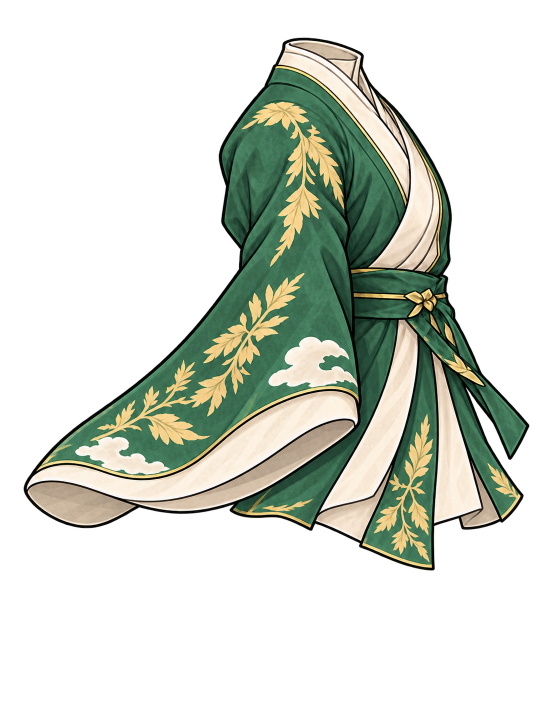
#> input picture tools/action_battle_test/art/bilan_rig_parts_v1/source_bilan_robe_body_v2.png, 1081 x 1455 px, given in place of c1_generated_master.png, which was not available (shown at 1/2 size)
$ python prepare_c1_generated_spine.py
#> lines starting #> are read from the running program, lines starting #| are printed output that depends on the picture
from __future__ import annotations

import argparse
from pathlib import Path

from PIL import Image


CANVAS = (720, 960)
RAW_TO_LAYER = {
    "hair_back_raw.png": "01_hair_back.png",
    "lower_body_raw.png": "02_lower_body.png",
    "body_clothes_raw.png": "03_body_clothes.png",
    "head_skin_raw.png": "04_head_skin.png",
    "hair_front_raw.png": "05_hair_front.png",
    "arm_scroll_raw.png": "06_arm_scroll.png",
    "arm_cast_raw.png": "07_arm_cast.png",
    "waist_accessories_raw.png": "08_waist_accessories.png",
}

LAYER_ORDER = [
    "02_lower_body.png",
    "01_hair_back.png",
    "03_body_clothes.png",
    "04_head_skin.png",
    "05_hair_front.png",
    "06_arm_scroll.png",
    "07_arm_cast.png",
    "08_waist_accessories.png",
]

# Target content boxes are measured in the new 720x960 master composition.
# They place generated components into the same silhouette without reusing
# pixels from the master or clipping any painted content from the new art.
TARGET_BOXES = {
    "01_hair_back.png": (105, 0, 480, 500),
    "02_lower_body.png": (190, 660, 560, 960),
    "03_body_clothes.png": (135, 150, 660, 840),
    "04_head_skin.png": (305, 65, 425, 255),
    "05_hair_front.png": (180, 0, 470, 310),
    "06_arm_scroll.png": (130, 205, 315, 600),
    "07_arm_cast.png": (370, 110, 675, 500),
    "08_waist_accessories.png": (215, 270, 470, 560),
}


def fit_on_canvas(image: Image.Image) -> Image.Image:
    image = image.convert("RGBA")
    image.thumbnail(CANVAS, Image.Resampling.LANCZOS)
    canvas = Image.new("RGBA", CANVAS, (0, 0, 0, 0))
    x = (CANVAS[0] - image.width) // 2
    y = (CANVAS[1] - image.height) // 2
    canvas.alpha_composite(image, (x, y))
    return canvas


def alpha_bbox(image: Image.Image) -> tuple[int, int, int, int] | None:
    alpha = image.getchannel("A")
    bbox = alpha.point(lambda value: 255 if value > 8 else 0).getbbox()
    return bbox


def align_generated_layer(image: Image.Image, target_box: tuple[int, int, int, int]) -> Image.Image:
    image = image.convert("RGBA")
    bbox = alpha_bbox(image)
    if bbox is None:
        return image

    source_w = bbox[2] - bbox[0]
    source_h = bbox[3] - bbox[1]
    target_w = target_box[2] - target_box[0]
    target_h = target_box[3] - target_box[1]
    scale = min(target_w / source_w, target_h / source_h)
    scaled = image.resize(
        (max(1, round(image.width * scale)), max(1, round(image.height * scale))),
        Image.Resampling.LANCZOS,
    )

    x = round(target_box[0] - bbox[0] * scale)
    y = round(target_box[1] - bbox[1] * scale)
    canvas = Image.new("RGBA", CANVAS, (0, 0, 0, 0))
    canvas.paste(scaled, (x, y), scaled)
    return canvas


def make_previews(root: Path) -> None:
    preview_dir = root / "previews"
    preview_dir.mkdir(parents=True, exist_ok=True)

    composite = Image.new("RGBA", CANVAS, (0, 0, 0, 0))
    for name in LAYER_ORDER:
        composite.alpha_composite(Image.open(root / "layers" / name).convert("RGBA"))
    composite.save(preview_dir / "composite_standing.png", optimize=True)

    tile_w, tile_h = 240, 320
    columns = 4
    rows = 2
    sheet = Image.new("RGBA", (columns * tile_w, rows * tile_h), (34, 39, 48, 255))
    for index, name in enumerate(LAYER_ORDER):
        tile = Image.open(root / "layers" / name).convert("RGBA")
        tile.thumbnail((tile_w - 12, tile_h - 12), Image.Resampling.LANCZOS)
        x = (index % columns) * tile_w + (tile_w - tile.width) // 2
        y = (index // columns) * tile_h + (tile_h - tile.height) // 2
        sheet.alpha_composite(tile, (x, y))
    sheet.save(preview_dir / "layers_contact_sheet.png", optimize=True)


def main() -> None:
    parser = argparse.ArgumentParser()
    parser.add_argument(
        "--root",
        type=Path,
        default=Path("textures/characters/c1_spine_generated_v1"),
    )
    args = parser.parse_args()

    root = args.root
    raw_dir = root / "generated_layers"
    layer_dir = root / "layers"
    source_dir = root / "source"
    layer_dir.mkdir(parents=True, exist_ok=True)
    source_dir.mkdir(parents=True, exist_ok=True)

    master = fit_on_canvas(Image.open(source_dir / "c1_generated_master.png"))
#> in fit_on_canvas, image is the input picture: PIL image 1081x1455 RGBA; mean R, G, B, A 44.5, 49.7, 40.2, 87.3
#> in fit_on_canvas, `image.thumbnail(CANVAS, Image.Resampling.LANCZOS)`:
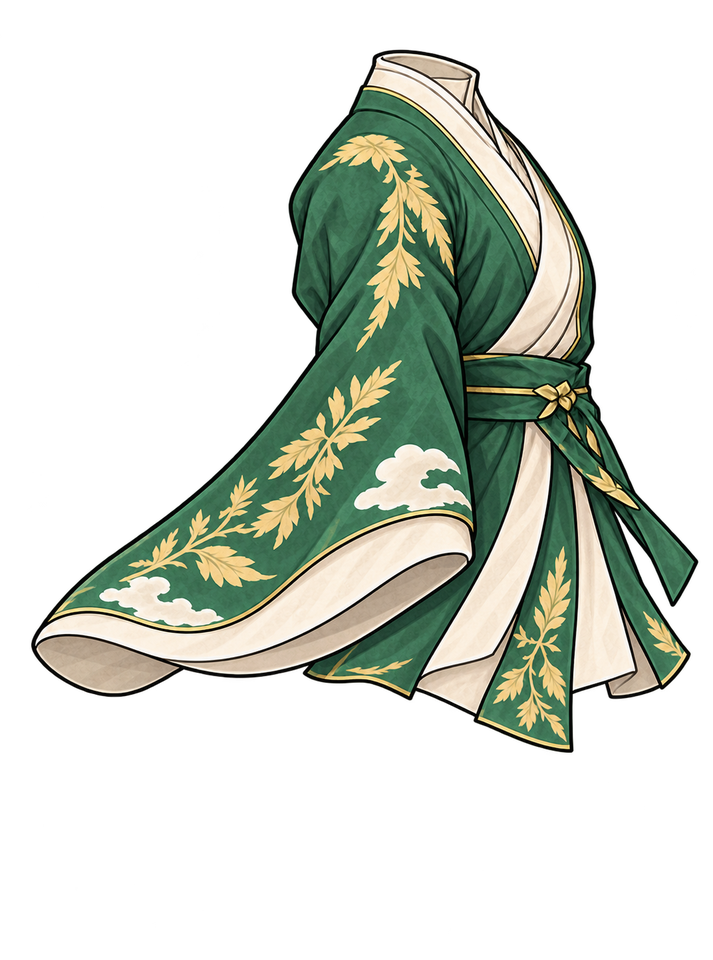
#> image: PIL image 713x960 RGBA; mean R, G, B, A 44.3, 49.4, 39.9, 87.3; transparent parts drawn white
#> in fit_on_canvas, `canvas = Image.new("RGBA", CANVAS, (0, 0, 0, 0))`: canvas: PIL image 720x960 RGBA; every value is 0
    master.save(source_dir / "c1_generated_master_720x960.png", optimize=True)

    for raw_name, layer_name in RAW_TO_LAYER.items():
        output = fit_on_canvas(Image.open(raw_dir / raw_name))
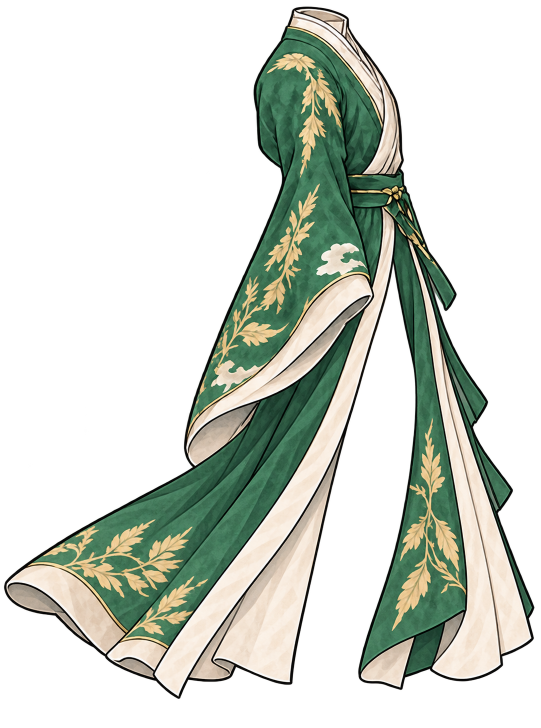
#> input picture tools/action_battle_test/art/bilan_rig_parts_v1/source_bilan_robe_body_v3.png, 1081 x 1455 px, given in place of hair_back_raw.png, which was not available (shown at 1/2 size)
#> in fit_on_canvas, image is the input picture: PIL image 1081x1455 RGBA; mean R, G, B, A 52.6, 58.1, 48.9, 98.5
#> in fit_on_canvas (call 2), `image.thumbnail(CANVAS, Image.Resampling.LANCZOS)`:
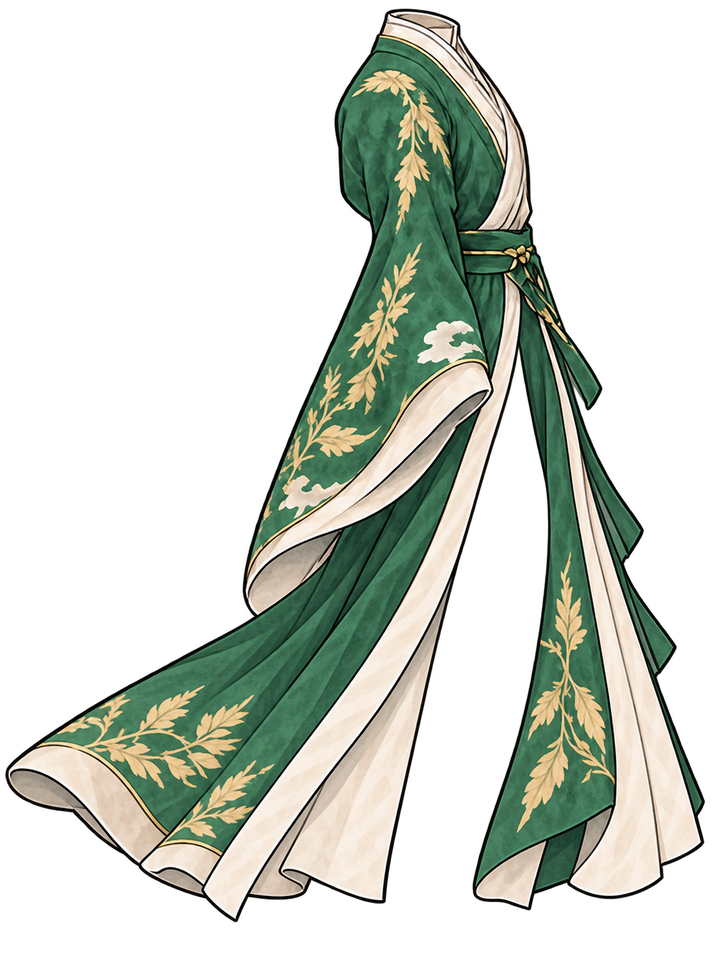
#> image: PIL image 713x960 RGBA; mean R, G, B, A 52.3, 57.7, 48.6, 98.5; transparent parts drawn white
#> in fit_on_canvas (call 2), `canvas.alpha_composite(image, (x, y))`:
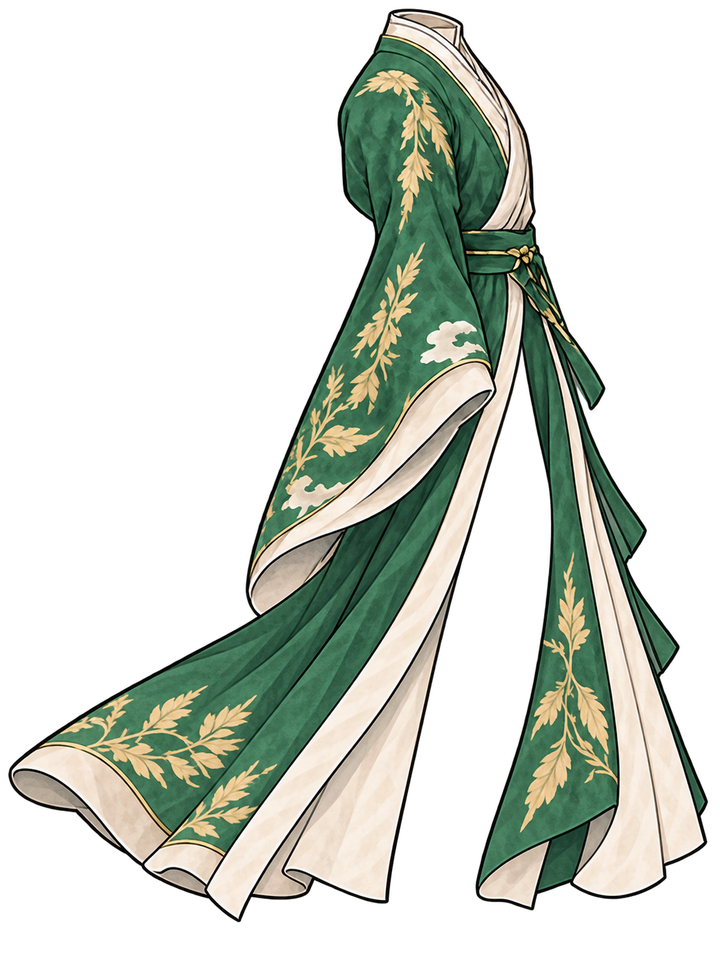
#> canvas: PIL image 720x960 RGBA; mean R, G, B, A 51.8, 57.2, 48.1, 97.6; transparent parts drawn white
        output = align_generated_layer(output, TARGET_BOXES[layer_name])
#> in alpha_bbox, `alpha = image.getchannel("A")`:
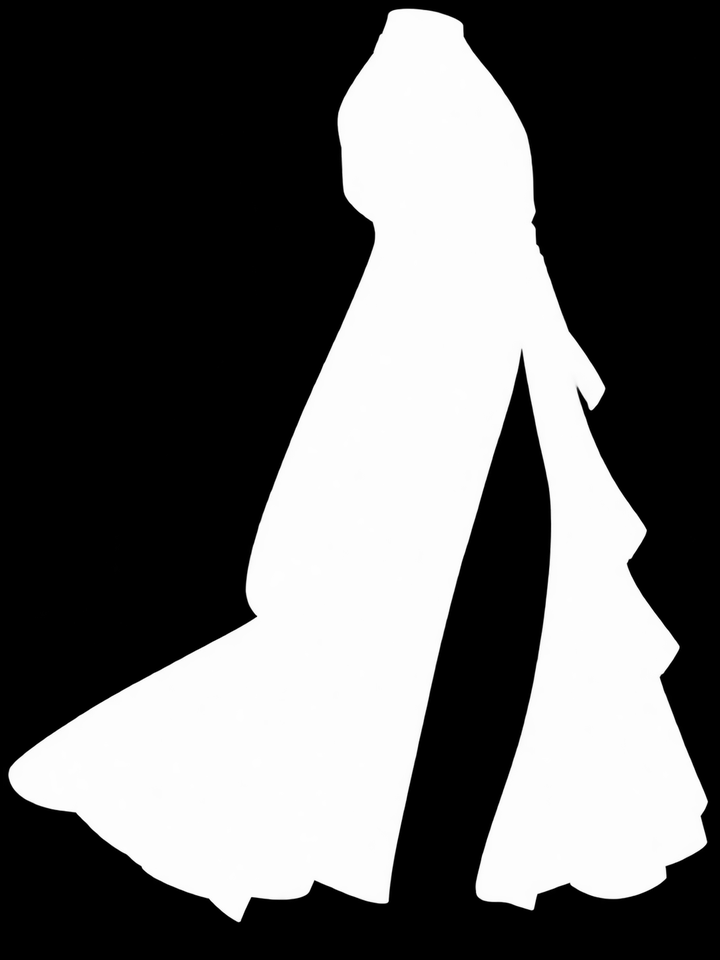
#> alpha: PIL image 720x960 L; min 0, max 255, mean 97.6
#> in alpha_bbox, `bbox = alpha.point(lambda value: 255 if value > 8 else 0).getbbox()`: bbox = (8, 8, 709, 923)
#> in align_generated_layer, `source_w = bbox[2] - bbox[0]`: source_w = 701
#> in align_generated_layer, `source_h = bbox[3] - bbox[1]`: source_h = 915
#> in align_generated_layer, `scale = min(target_w / source_w, target_h / source_h)`: scale = 0.535
#> in align_generated_layer, `scaled = image.resize( (max(1, round(image.width * scale)), max(1, rou..`:
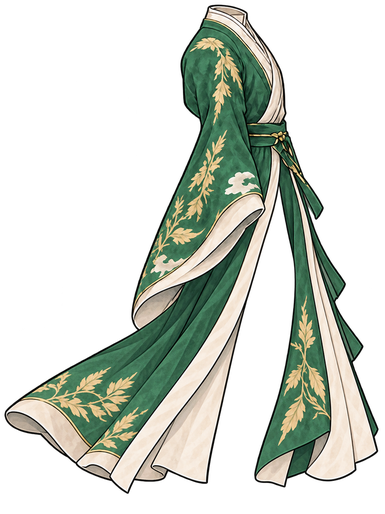
#> scaled: PIL image 385x514 RGBA; mean R, G, B, A 51.5, 56.9, 47.9, 97.6; transparent parts drawn white
#> in align_generated_layer, `x = round(target_box[0] - bbox[0] * scale)`: x = 101
#> in align_generated_layer, `y = round(target_box[1] - bbox[1] * scale)`: y = -4
#> in align_generated_layer, `canvas.paste(scaled, (x, y), scaled)`:
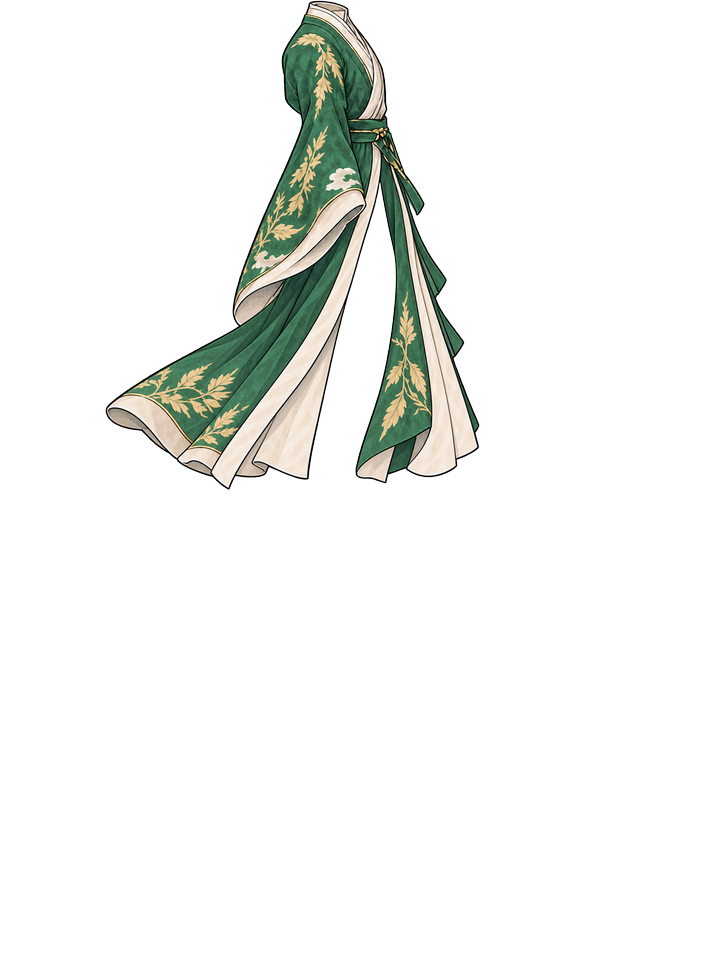
#> canvas: PIL image 720x960 RGBA; mean R, G, B, A 14.5, 16, 13.5, 27.6; transparent parts drawn white
        output.save(layer_dir / layer_name, optimize=True)

    make_previews(root)


if __name__ == "__main__":
#> (the run stopped early here; a loop or call above may not have finished)
